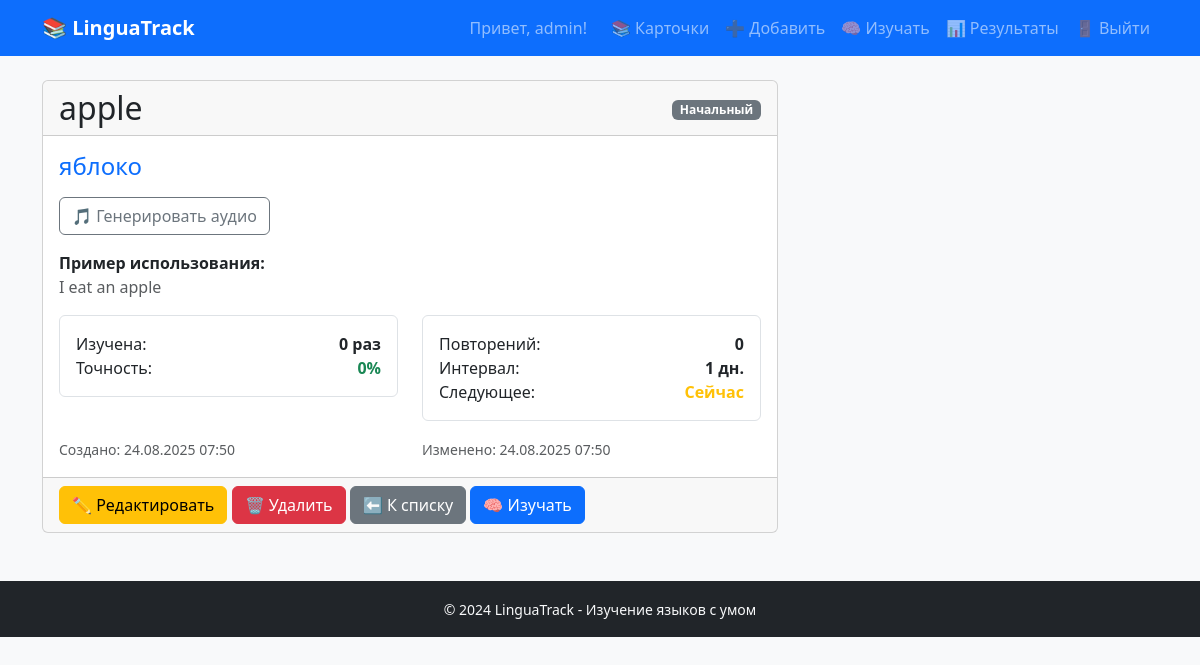
Screenshot of /cards/25/ (signed in) with the database file from the repository.
### cards/models.py (models this page shows, shortened)
class Card(models.Model):
    DIFFICULTY_CHOICES = [
        ('beginner', 'Начальный'),
        ('intermediate', 'Средний'),
        ('advanced', 'Продвинутый'),
    ]
    user = models.ForeignKey(User, on_delete=models.CASCADE, related_name='cards')
    word = models.CharField('Слово', max_length=200)
    translation = models.CharField('Перевод', max_length=200)
    example = models.TextField('Пример использования', blank=True, null=True)
    note = models.TextField('Примечание', blank=True, null=True)
    difficulty = models.CharField('Уровень сложности', max_length=20,
                                  choices=DIFFICULTY_CHOICES, default='beginner')
    is_learned = models.BooleanField('Выучено', default=False)
    times_studied = models.IntegerField('Количество изучений', default=0)
    times_correct = models.IntegerField('Правильных ответов', default=0)
    created_at = models.DateTimeField('Дата создания', auto_now_add=True)
    updated_at = models.DateTimeField('Дата изменения', auto_now=True)
    class Meta:
        verbose_name = 'Карточка'
        verbose_name_plural = 'Карточки'
        ordering = ['-created_at']
    @property
    def accuracy_rate(self):
        if self.times_studied == 0:
            return 0
        return round((self.times_correct / self.times_studied) * 100, 1)

class Schedule(models.Model):
    card = models.OneToOneField(Card, on_delete=models.CASCADE, related_name='schedule')
    next_review = models.DateTimeField('Следующее повторение', default=timezone.now)
    interval = models.IntegerField('Интервал (дни)', default=1)
    repetitions = models.IntegerField('Количество повторений', default=0)
    ease_factor = models.FloatField('Коэффициент легкости', default=2.5)
    last_reviewed = models.DateTimeField('Последнее изучение', null=True, blank=True)
    class Meta:
        verbose_name = 'Расписание'
        verbose_name_plural = 'Расписания'

### cards/views.py (the view)
# urls.py: path('<int:pk>/', views.card_detail, name='card_detail'),
@login_required
def card_detail(request, pk):
    card = get_object_or_404(Card, pk=pk, user=request.user)
    recent_sessions = StudySession.objects.filter(
        card=card, user=request.user
    )[:10]
    try:
        schedule = card.schedule
        next_review = schedule.next_review
        is_due = schedule.next_review <= timezone.now()
    except Schedule.DoesNotExist:
        schedule = None
        next_review = None
        is_due = True
    context = {
        'card': card,
        'recent_sessions': recent_sessions,
        'schedule': schedule,
        'next_review': next_review,
        'is_due': is_due,
        'has_audio': hasattr(card, 'audio') and card.audio.audio_file,
    }
    return render(request, 'cards/card_detail.html', context)

### cards/templates/cards/card_detail.html (shortened to what this page needs)
{% extends 'cards/base.html' %}
{% block content %}
<div class="row">
    <div class="col-md-8">
        <div class="card">
            <div class="card-header d-flex justify-content-between align-items-center">
                <h2 class="mb-0">{{ card.word }}</h2>
                <div>
                    <span class="badge bg-secondary">{{ card.get_difficulty_display }}</span>
                </div>
            </div>
            <div class="card-body">
                <h4 class="text-primary mb-3">{{ card.translation }}</h4>
                <div class="mb-3">
                    {% if has_audio %}
                        <button onclick="playAudio({{ card.pk }})" class="btn btn-outline-primary">
                            🔊 Озвучить слово
                        </button>
                        <audio id="audio-{{ card.pk }}" preload="none">
                            <source src="{% url 'cards:play_audio' card.pk %}" type="audio/mpeg">
                        </audio>
                    {% else %}
                        <a href="{% url 'cards:generate_audio' card.pk %}" class="btn btn-outline-secondary">
                            🎵 Генерировать аудио
                        </a>
                    {% endif %}
                </div>
                {% if card.example %}
                    <div class="mb-3">
                        <strong>Пример использования:</strong>
                        <p class="text-muted">{{ card.example }}</p>
                    </div>
                {% endif %}
                <div class="row mb-3">
                    <div class="col-md-6">
                        <div class="border rounded p-3">
                            <div class="d-flex justify-content-between">
                                <span>Изучена:</span>
                                <span class="fw-bold">{{ card.times_studied }} раз</span>
                            </div>
                            <div class="d-flex justify-content-between">
                                <span>Точность:</span>
                                <span class="fw-bold text-success">{{ card.accuracy_rate }}%</span>
                            </div>
                        </div>
                    </div>
                    {% if schedule %}
                        <div class="col-md-6">
                            <div class="border rounded p-3">
                                <div class="d-flex justify-content-between">
                                    <span>Повторений:</span>
                                    <span class="fw-bold">{{ schedule.repetitions }}</span>
                                </div>
                                <div class="d-flex justify-content-between">
                                    <span>Интервал:</span>
                                    <span class="fw-bold">{{ schedule.interval }} дн.</span>
                                </div>
                                <div class="d-flex justify-content-between">
                                    <span>Следующее:</span>
                                    <span class="{% if is_due %}text-warning fw-bold{% endif %}">
                                        {% if is_due %}
                                            Сейчас
                                        {% else %}
                                            {{ next_review|date:"d.m H:i" }}
                                        {% endif %}
                                    </span>
                                </div>
                            </div>
                        </div>
                    {% endif %}
                </div>
                <div class="row text-muted">
                    <div class="col-sm-6">
                        <small>Создано: {{ card.created_at|date:"d.m.Y H:i" }}</small>
                    </div>
                    <div class="col-sm-6">
                        <small>Изменено: {{ card.updated_at|date:"d.m.Y H:i" }}</small>
                    </div>
                </div>
            </div>
            <div class="card-footer">
                <a href="{% url 'cards:card_edit' card.pk %}" class="btn btn-warning">
                    ✏️ Редактировать
                </a>
                <a href="{% url 'cards:card_delete' card.pk %}" class="btn btn-danger">
                    🗑️ Удалить
                </a>
                <a href="{% url 'cards:card_list' %}" class="btn btn-secondary">
                    ⬅️ К списку
                </a>
                {% if is_due %}
                    <a href="{% url 'cards:smart_study' %}" class="btn btn-primary">
                        🧠 Изучать
                    </a>
                {% endif %}
            </div>
        </div>
    </div>
    <div class="col-md-4">
    </div>
</div>
{% endblock %}

### cards/templates/cards/base.html (shortened to what this page needs)
<!DOCTYPE html>
<html lang="ru">
<head>
    <link href="https://cdn.jsdelivr.net/npm/bootstrap@5.3.2/dist/css/bootstrap.min.css" rel="stylesheet">
</head>
<body class="bg-light">
    <nav class="navbar navbar-expand-lg navbar-dark bg-primary">
        <div class="container">
            <a class="navbar-brand fw-bold" href="{% url 'cards:card_list' %}">
                📚 LinguaTrack
            </a>
            <div class="collapse navbar-collapse" id="navbarNav">
                <div class="navbar-nav ms-auto">
                    {% if user.is_authenticated %}
                        <span class="navbar-text me-3">
                            Привет, {{ user.username }}!
                        </span>
                        <a class="nav-link" href="{% url 'cards:card_list' %}">📚 Карточки</a>
                        <a class="nav-link" href="{% url 'cards:card_create' %}">➕ Добавить</a>
                        <a class="nav-link" href="{% url 'cards:smart_study' %}">🧠 Изучать</a>
                        <a class="nav-link" href="{% url 'cards:study_results' %}">📊 Результаты</a>
                        <a class="nav-link" href="{% url 'logout' %}">🚪 Выйти</a>
                    {% else %}
                        <a class="nav-link" href="{% url 'login' %}">🔑 Войти</a>
                        <a class="nav-link" href="{% url 'register' %}">✨ Регистрация</a>
                    {% endif %}
                </div>
            </div>
        </div>
    </nav>
    <main class="container mt-4">
        {% block content %}
        {% endblock %}
    </main>
    <footer class="bg-dark text-light text-center py-3 mt-5">
        <div class="container">
            <small>&copy; 2024 LinguaTrack - Изучение языков с умом</small>
        </div>
    </footer>
</body>
</html>

### rows the page displays
Card: word "apple", difficulty "Начальный", translation "яблоко", example "I eat an apple", times_studied "0", accuracy_rate "0", created_at "24.08.2025 07:50", updated_at "24.08.2025 07:50"
Schedule: repetitions "0", interval "1"

### other values shown
{{ user.username }} "admin"
